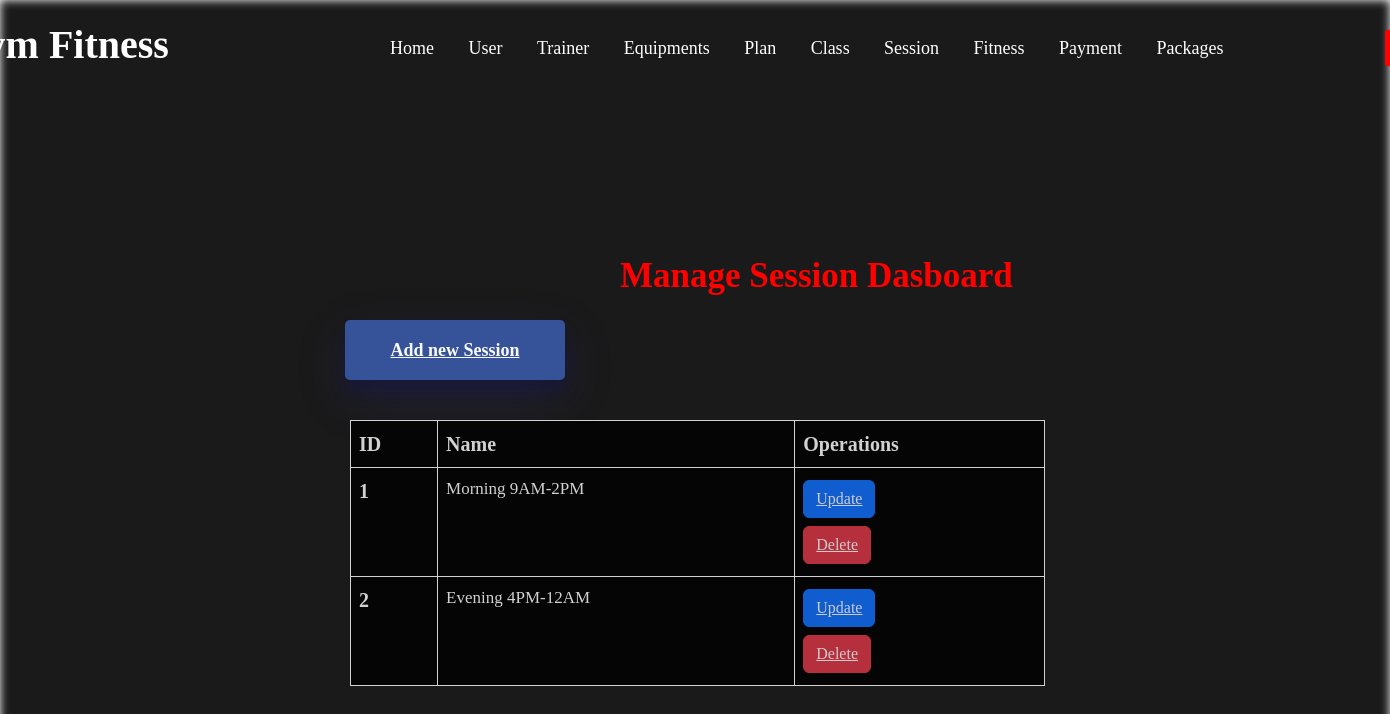
The app's page /sessionData.php with its own data.
### tables this page shows
CREATE TABLE `session` (
  `sessionid` int(11) NOT NULL,
  `sessionname` text NOT NULL
);

### sessionData.php (the view, shortened to what this page needs)
<?php
include "dbconn.php";
?>
<!doctype html>
<html lang="en">
<head>
    <link rel="stylesheet" href="https://cdnjs.cloudflare.com/ajax/libs/font-awesome/6.1.1/css/all.min.css">
    <link href="https://cdn.jsdelivr.net/npm/bootstrap@5.2.0-beta1/dist/css/bootstrap.min.css" rel="stylesheet">
</head>
<body>
    <div class="contact-form">
        <button class="login"><a href="home.php">Log out</button>
        <li class="A"><a href="adminpanel.php">Home</a></li>
        <h2><i class="fa-solid fa-dumbbell" style="font-size:30px;color:red;"></i> Gym Fitness</h2>
        <li><a href="userData.php">User</a></li>
        <li><a class="active" href="trainerData.php">Trainer</a></li>
        <li><a class="active" href="equipmentData.php">Equipments</a></li>
        <li><a class="active" href="planData.php">Plan</a></li>
        <li><a class="active" href="classData.php">Class</a></li>
        <li><a class="active" href="sessionData.php">Session</a></li>
        <li><a class="active" href="fitnessData.php">Fitness</a></li>
        <li><a class="active" href="paymentData.php">Payment</a></li>
        <li><a class="active" href="packageData.php">Packages</a></li>
    </div>
    <div class="container">
        <label class="titl"> Manage Session Dasboard</label>
        <button type="addUser" class="addUserbtn"><a href="sessionDataIn.php" class="text-light">Add new
                Session</a></button>
        <table class="table" style="width:50%">
            <thead>
                <tr>
                    <th scope="col">ID</th>
                    <th scope="col">Name</th>
                    <th scope="col">Operations</th>
                </tr>
            </thead>
            <tbody>
                <?php
                $sql = "select * from session";
                $result = mysqli_query($con,$sql);
                if($result){
                    while($row = mysqli_fetch_assoc($result)){
                        $id = $row['sessionid'];
                        $name = $row['sessionname'];
                        echo '<tr>
                        <th scope="row">'.$id.'</th>
                        <td>'.$name.'</td>
                        <td>
                     <button class = "btn btn-primary my-1"><a href="sessionDataUpd.php?updateid='.$id.'" class = "text-light">Update</a></button><br>
                     <button class = "btn btn-danger my-1"><a href="sessionDataDel.php?deleteid='.$id.'"class = "text-light">Delete</a></button><br>
                 </td>
                    </tr>';
                    }
                }
                ?>
            </tbody>
        </table>
    </div>
</body>
</html>

### sessionData.php (style rules this page uses)
* { box-sizing: border-box; }
body { padding: 0; margin: 0; font-family: 'Poppins', sans-serif; }
body:before { content: ''; position: fixed; width: 100vw; height: 100vh; background: black; background-position: center center; background-image: url(pic.jpg); background-repeat: no-repeat; background-attachment: fixed; background-size: cover; opacity: 0.9; -webkit-filter: blur(5px); -moz-filter: blur(1px); }
.contact-form { display: inline-block; position: absolute; top: 10px; left: 50%; transform: translate(-50%, -50%); width: 1520px; height: 45px; padding: 80px 40px; background: transparent; }
.contact-form h2 { position: absolute; font-family: 'poppins', 'san-serif'; margin: 0; padding: 0 0 20px; top: 91px; font-size: 40px; font-weight: bolder; left: -28px; color: #fff; }
label { font-family: 'poppins', 'san-serif'; margin: 0; padding: 0 0 20px; color: white; position: relative; }
.contact-form li { font-family: 'poppins', 'san-serif'; position: relative; font-size: large; top: 25px; left: 400px; display: inline-block; margin: 0 15px; }
.contact-form li a { text-decoration: none; color: #fff; padding: 5px 0; position: relative; }
.contact-form li a::after { content: ''; background: #ff3d00; width: 0; height: 2px; position: absolute; left: 0; transition: width 0.5s; }
.contact-form .login { top: 100px; position: absolute; width: 90px; left: 1450px; height: 36px; font-size: 18px; font-weight: bold; padding: 10px; border: none; background: red; color: #fff; cursor: pointer; border-radius: 3px; }
table, th, td { padding: 8px; border: 1.23px solid; text-align: middle; }
table { column-width: 10px; position: absolute; top: 420px; left: 350px; opacity: 0.8; border-collapse: collapse; width: 1000px; background: black; }
th { font-family: 'Poppins'; font-size: 20px; background-color: #04AA6D; color: white; }
td { font-family: 'Poppins'; font-size: 17px; background-color: #04AA6D; color: white; }
.container .titl { position: absolute; font-size: 35px; color: red; font-weight: bolder; left: 620px; top: 250px; }
.container .addUserbtn { top: 320px; font-family: 'Poppins'; cursor: pointer; position: absolute; width: 220px; left: 345px; height: 60px; font-weight: bolder; font-size: large; background: #365299; padding: 10px 15px; color: #f5ecec; border-radius: 5px; margin-right: 10px; box-shadow: 0 12px 16px 0 rgba(10, 10, 95, 0.24), 0 17px 50px 0 rgba(73, 75, 199, 0.19); border: none; }

### records on screen
session: sessionid "1", sessionname "Morning 9AM-2PM"
session: sessionid "2", sessionname "Evening 4PM-12AM"
